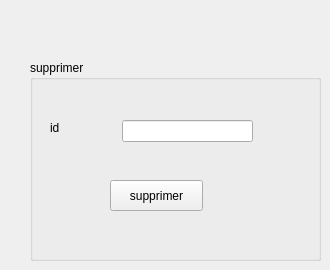
       <widget class="QWidget" name="tab_10">
        <attribute name="title">
         <string>supprimer une réservation</string>
        </attribute>
        <widget class="QGroupBox" name="groupBox_9">
         <property name="geometry">
          <rect>
           <x>30</x>
           <y>60</y>
           <width>291</width>
           <height>201</height>
          </rect>
         </property>
         <property name="title">
          <string>supprimer</string>
         </property>
         <widget class="QLabel" name="label_59">
          <property name="geometry">
           <rect>
            <x>20</x>
            <y>60</y>
            <width>56</width>
            <height>16</height>
           </rect>
          </property>
          <property name="text">
           <string>id</string>
          </property>
         </widget>
         <widget class="QLineEdit" name="le_id_supp">
          <property name="geometry">
           <rect>
            <x>92</x>
            <y>60</y>
            <width>131</width>
            <height>22</height>
           </rect>
          </property>
         </widget>
         <widget class="QPushButton" name="supprimer">
          <property name="geometry">
           <rect>
            <x>80</x>
            <y>120</y>
            <width>93</width>
            <height>31</height>
           </rect>
          </property>
          <property name="text">
           <string>supprimer</string>
          </property>
         </widget>
        </widget>
       </widget>
